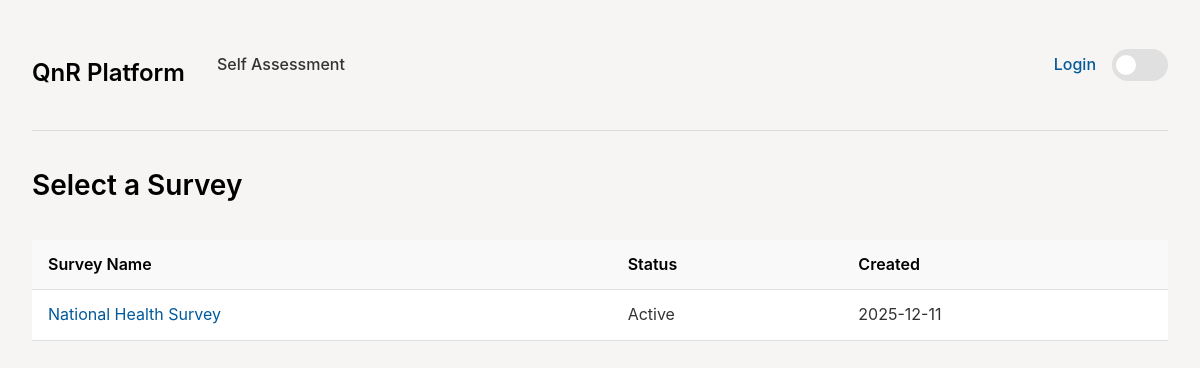
Page /assessment/ on the committed database.
### surveys/models.py (models this page shows, shortened)
class Survey(models.Model):
    class Status(models.TextChoices):
        DRAFT = "DRAFT", "Draft"
        ACTIVE = "ACTIVE", "Active"
        ARCHIVED = "ARCHIVED", "Archived"
    name = models.CharField(max_length=255, unique=True)
    code = models.CharField(
        max_length=50,
        unique=True,
        blank=True,
        help_text="Optional short code, e.g. LFS_2025.",
    )
    slug = models.SlugField(
        max_length=255,
        unique=True,
        blank=True,
        help_text="Auto-generated from name if left blank.",
    )
    description = models.TextField(blank=True)
    status = models.CharField(
        max_length=20,
        choices=Status.choices,
        default=Status.DRAFT,
        help_text="Draft: still being designed. Active: in use. Archived: no longer used.",
    )
    owner = models.ForeignKey(
        User,
        on_delete=models.SET_NULL,
        null=True,
        blank=True,
        related_name="owned_surveys",
        help_text="Primary responsible person for this survey.",
    )
    editors = models.ManyToManyField(
        User,
        blank=True,
        related_name="editable_surveys",
        help_text="Users allowed to edit survey structure.",
    )
    created_at = models.DateTimeField(auto_now_add=True)
    updated_at = models.DateTimeField(auto_now=True)
    class Meta:
        ordering = ["name"]

### assessment_runs/views.py (the view)
# urls.py: path('', views.survey_list, name='survey_list'),
def survey_list(request):
    surveys = Survey.objects.all()
    return render(request, 'assessment_runs/survey_list.html', {'surveys': surveys})

### templates/assessment_runs/survey_list.html (shortened to what this page needs)
{% extends "base.html" %}
{% block content %}
    <h2>Select a Survey</h2>
    <table class="data-table">
        <thead>
            <tr>
                <th>Survey Name</th>
                <th>Status</th>
                <th>Created</th>
            </tr>
        </thead>
        <tbody>
            {% for survey in surveys %}
                <tr>
                    <td><a href="{% url 'survey_version_list' survey.id %}">{{ survey.name }}</a></td>
                    <td>{{ survey.get_status_display }}</td>
                    <td>{{ survey.created_at|date:"Y-m-d" }}</td>
                </tr>
            {% endfor %}
        </tbody>
    </table>
{% endblock %}

### static/css/base.css (style rules this page uses)
body { font-family: -apple-system, BlinkMacSystemFont, "Segoe UI", Roboto, "Helvetica Neue", Arial, sans-serif; margin: 0; transition: background-color 0.3s, color 0.3s; padding: 0 2rem; line-height: 1.6; }
body { background-color: #f6f5f4; color: #333333; }
h1, h2, h3, h4, h5, h6 { font-weight: 600; color: #000000; }
h2 { font-size: 1.75rem; margin-bottom: 1rem; }
a { color: #005a9c; text-decoration: none; transition: color 0.2s; }
.data-table { width: 100%; border-collapse: collapse; margin-top: 2rem; background-color: #ffffff; }
.data-table th, .data-table td { padding: 0.75rem 1rem; text-align: left; border-bottom: 1px solid #e0e0e0; }
.data-table th { background-color: #f9f9f9; font-weight: 600; color: #000000; }

### rows in the picture
Survey: name "National Health Survey", status "Active", created_at "2025-12-11"
